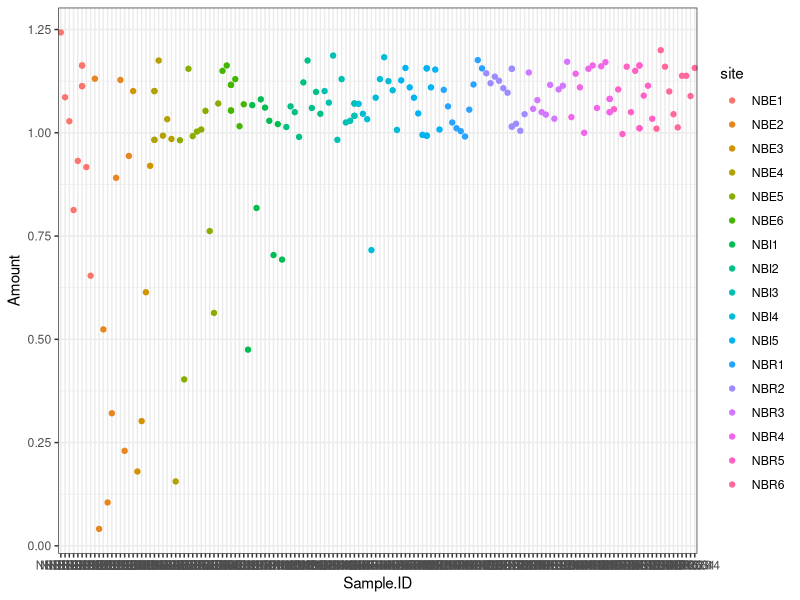
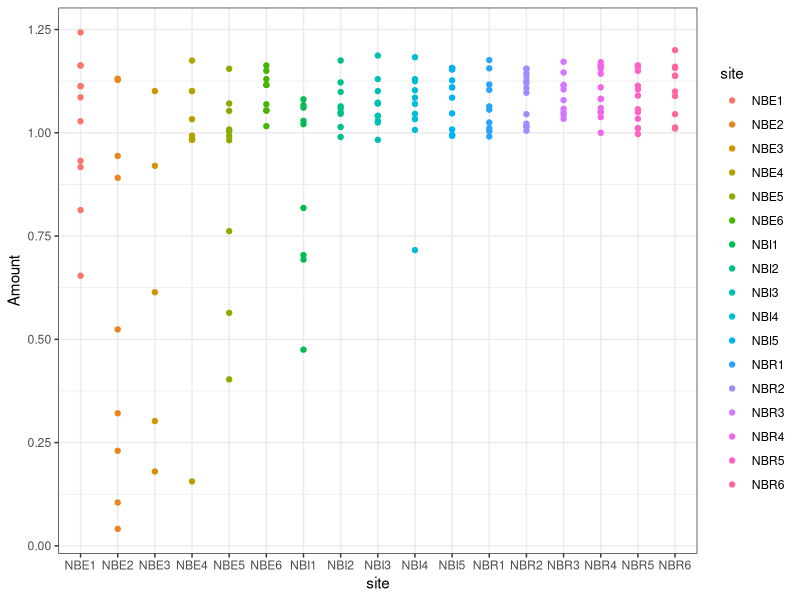
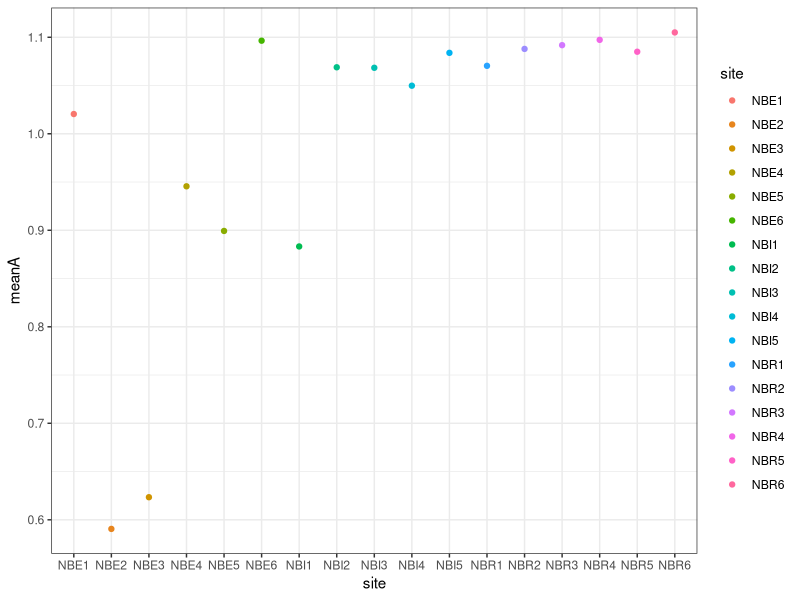
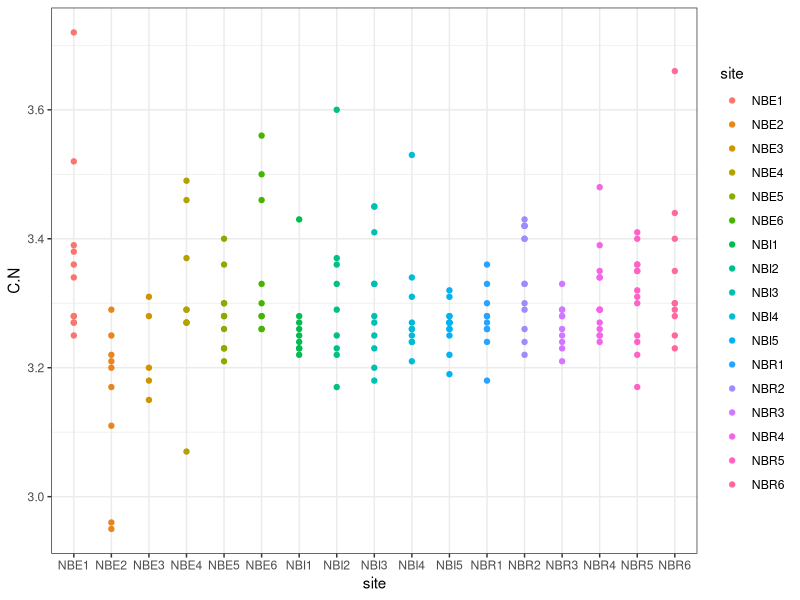
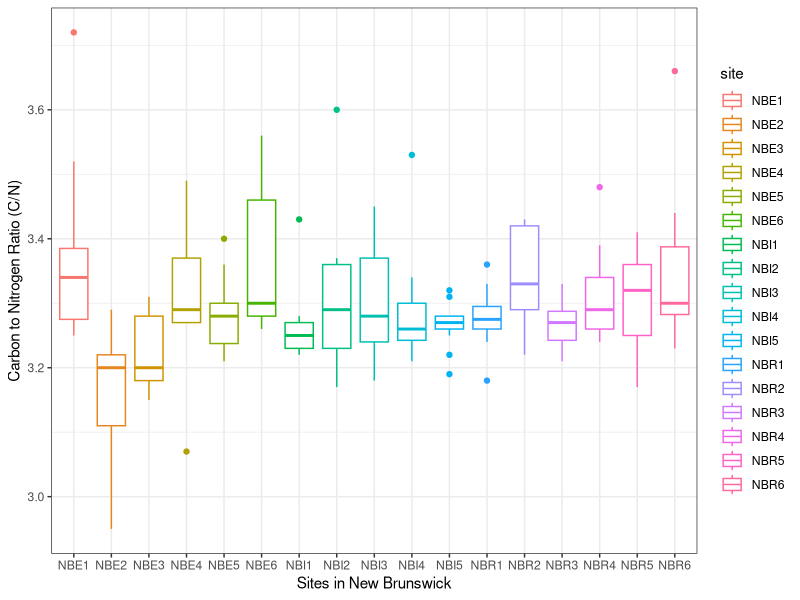
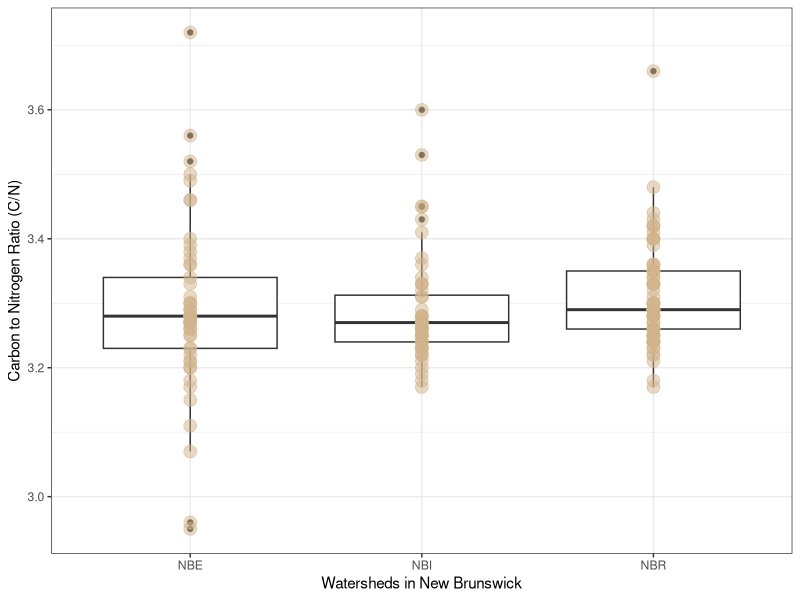

Here is the R script that generated these plots, in order:
#################
#Assignment 2
#Lauren Negrazis 
#2017 fish isotope data
#################
library(dplyr)
library(readr)
library(stringr)

fish <- read.csv("sculpinisotopedata2017.csv")
fish

#number of rows in Sample.ID.id for fish
x <- nrow(fish)
x

#Making new columns for each site
fish2 <- fish

fish2$site1 <-str_extract(fish2$Sample.ID, "NBE1")
fish2$site2 <-str_extract(fish2$Sample.ID, "NBE2")
fish2$site3 <-str_extract(fish2$Sample.ID, "NBE3")
fish2$site4 <-str_extract(fish2$Sample.ID, "NBE4")
fish2$site5 <-str_extract(fish2$Sample.ID, "NBE5")
fish2$site6 <-str_extract(fish2$Sample.ID, "NBE6")
fish2$site7 <-str_extract(fish2$Sample.ID, "NBR1")
fish2$site8 <-str_extract(fish2$Sample.ID, "NBR2")
fish2$site9 <-str_extract(fish2$Sample.ID, "NBR3")
fish2$site10 <-str_extract(fish2$Sample.ID, "NBR4")
fish2$site11 <-str_extract(fish2$Sample.ID, "NBR5")
fish2$site12 <-str_extract(fish2$Sample.ID, "NBR6")
fish2$site13 <-str_extract(fish2$Sample.ID, "NBI1")
fish2$site14 <-str_extract(fish2$Sample.ID, "NBI2")
fish2$site15 <-str_extract(fish2$Sample.ID, "NBI3")
fish2$site16 <-str_extract(fish2$Sample.ID, "NBI4")
fish2$site17 <-str_extract(fish2$Sample.ID, "NBI5")
fish2$site18 <-str_extract(fish2$Sample.ID, "NBI6")

#combining them all and getting rid of the NAs
fish3 <- fish2

fish4 <- fish2 %>% mutate(site = coalesce(site1,site2,site3,site4,site5,site6,site7,site8,site9,site10,	site11,	site12,	site13,	site14,	site15,	site16,	site17,	site18)) %>%
  select(Sample.ID, site)


##################
#Using the same procedure adding a watershed column
##################
fish4$watershed1 <-str_extract(fish4$site, "NBE")
fish4$watershed2 <-str_extract(fish4$site, "NBR")
fish4$watershed3 <-str_extract(fish4$site, "NBI")

fish5 <- fish4 %>% mutate(watershed = coalesce(watershed1, watershed2, watershed3)) %>%
  select(Sample.ID, site, watershed
         )
#eliminating the notes column and methods columns that aren't relevant
names(fish)
fish <- fish %>% select (Sample.ID, Amount, CO2.AMPL, N2.AMPL, d13C, d15N ,X.C, X.N, C.N )

#joining the two dataframes together that combine isotope data with site and watershed data
fish6 <- fish %>%
  full_join(fish5,by="Sample.ID") 

#rearranging columns 
names(fish6)
fish6 <-fish6[,c(1,10,11,2,3,4,5,6,7,8,9)]
names(fish6)

#structure 
str(fish6)

#removing values that are too low (highlighed in red on the spreadsheet)
## All the numbers that highlighted NBE-28,NBE3-04, NBE3-34, NBE2-13, NBE2-05, NBE1-24, NBE1-16
#NBE1-16 and NBE1-25 low/poor isotope values
fish7 <- fish6[ !(fish6$Sample.ID %in% c("NBE1-16","NBE1-25")), ]

##############
#plots
#############
library(dplyr)
library(ggplot2)

#Scatter plot seeing how many fish were collected from each site 
ggplot(fish7, aes(x=Sample.ID, y=Amount , colour= site))+
  geom_point() +
  theme_bw()

#Spread of amount of tissue collected from each site, 
ggplot(fish7, aes(x=site, y=Amount , colour= site))+
  geom_point() +
  theme_bw()

#mean of tissue based on amount
tissuemean <- fish7 %>%
  group_by (site) %>%
  summarise (meanA= mean(Amount))

##Plot mean amount of tissue to see how much mass we were able to collect
ggplot(tissuemean, aes(x=site, y=meanA , colour= site))+
  geom_point() +
  theme_bw()

#Seeing the spread of C/N ratio across the sites, get an idea of anomolies 
ggplot(fish7, aes(x=site, y=C.N , colour= site))+
  geom_point() +
  theme_bw()

#boxplot of data comparing C/N between sites
ggplot(fish7, aes(x= site, y= C.N, colour=site))+
  geom_boxplot()+
  xlab("Sites in New Brunswick")+
  ylab( "Carbon to Nitrogen Ratio (C/N)")+
  theme_bw()

#C/N ratio is an indicator of lipid content and gives us an idea of fish health 
#comparing between watersheds
ggplot(fish7, aes(x= watershed, y= C.N))+
  geom_boxplot()+
  geom_point(size=4, colour= "tan", alpha=0.5)+
  xlab("Watersheds in New Brunswick")+
  ylab( "Carbon to Nitrogen Ratio (C/N)")+
  theme_bw()

